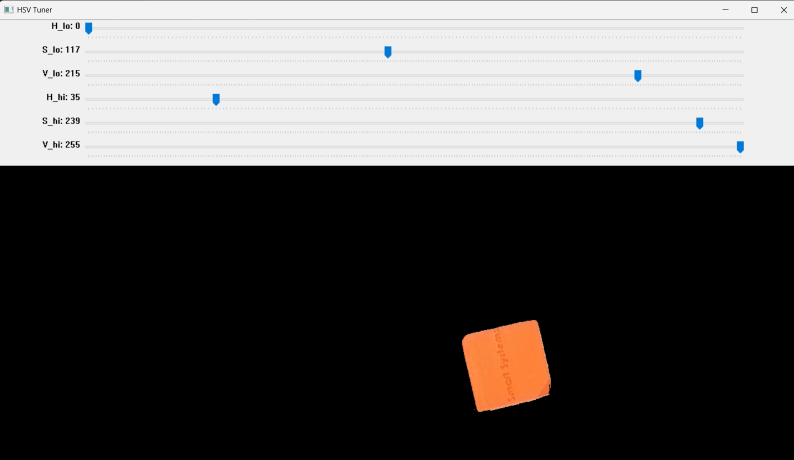
#> input picture portfolio_assets/software/AVR GP/Pre Trials/image.png, 1588 x 920 px, given in place of the camera (shown at 1/2 size)
$ python CV_Test-V2.py
#> lines starting #> are read from the running program, lines starting #| are printed output that depends on the picture; after the words box and inside, x2 and y2 are one past the last pixel; in counts of white or black regions, pixels touching at a corner belong together
import cv2
import numpy as np

# =========================
# Camera selection (External)
# =========================
EXTERNAL_CAMERA_INDEX = 1
AUTO_DETECT = True
BACKEND = cv2.CAP_MSMF

def list_working_cameras(max_index=8):
#> called with max_index = 8
    working = []
    for i in range(max_index):
        cap = cv2.VideoCapture(i, BACKEND)
        if cap.isOpened():
            ok, _ = cap.read()
            if ok:
                working.append(i)
        cap.release()
    return working

if AUTO_DETECT:
    cams = list_working_cameras(8)
    if not cams:
        print("❌ No camera found. Close Zoom/Teams/Chrome and try again.")
        raise SystemExit
    print("✅ Cameras indexes:", cams)
    cam_index = EXTERNAL_CAMERA_INDEX if EXTERNAL_CAMERA_INDEX in cams else cams[0]
else:
    cam_index = EXTERNAL_CAMERA_INDEX

cap = cv2.VideoCapture(cam_index, BACKEND)
if not cap.isOpened():
    print("❌ Cannot open camera index:", cam_index)
    raise SystemExit

# Set resolution (affects intrinsics if you calibrated at different res!)
W, H = 640, 480
cap.set(cv2.CAP_PROP_FRAME_WIDTH, W)
cap.set(cv2.CAP_PROP_FRAME_HEIGHT, H)

# =========================
# ORANGE segmentation
# =========================
lower_orange = np.array([5, 110, 110])
upper_orange = np.array([22, 255, 255])
kernel = cv2.getStructuringElement(cv2.MORPH_ELLIPSE, (7, 7))

# =========================
# 3D parameters (YOU MUST SET THESE)
# =========================
# 1) Real cube size (meters). Example: 5cm cube -> 0.05
CUBE_SIZE_M = 0.05

# 2) Camera intrinsics (pixels)
# If you don't have calibration:
# - Use the "Quick calibration" method below to estimate FX (and set FY=FX).
FX = 800.0
FY = 800.0

# Principal point (usually image center for a quick setup)
CX0 = W / 2.0
CY0 = H / 2.0

def estimate_xyz_from_center_and_size(cx, cy, pixel_size):
    """
    Approx depth using pinhole camera model:
      Z = fx * real_size / pixel_size
      X = (cx - cx0) * Z / fx
      Y = (cy - cy0) * Z / fy
    Returns meters in camera coordinates.
    """
    if pixel_size <= 1:
        return None

    Z = (FX * CUBE_SIZE_M) / float(pixel_size)
    X = ( (cx - CX0) * Z ) / FX
    Y = ( (cy - CY0) * Z ) / FY
    return (X, Y, Z)

print("✅ Running. Press q/Esc to exit.")

while True:
    ret, frame = cap.read()
#> frame is the input picture: shape (920, 1588, 3); mean B, G, R 86.4, 87.4, 89.2
    if not ret:
        break

    blurred = cv2.GaussianBlur(frame, (7, 7), 0)
    hsv = cv2.cvtColor(blurred, cv2.COLOR_BGR2HSV)
#> hsv: shape (920, 1588, 3); mean H, S, V 3.2, 3.8, 89.6

    mask = cv2.inRange(hsv, lower_orange, upper_orange)
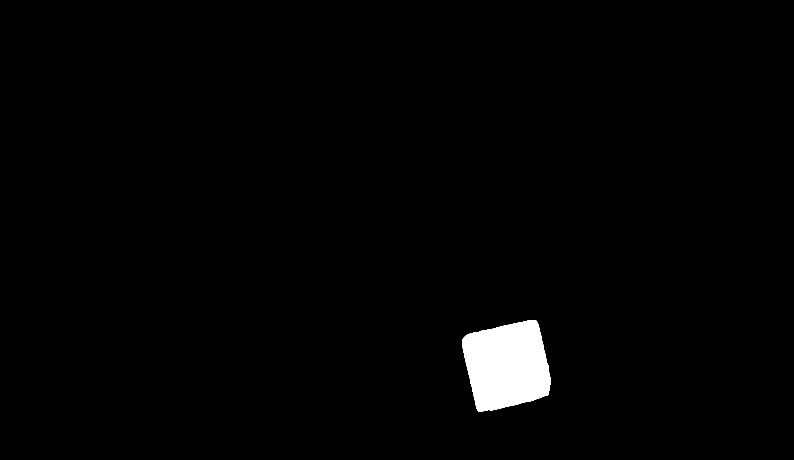
#> mask: shape (920, 1588) (shown at 1/2 size); 1.7% white; 1 white region, box (x1, y1, x2, y2) and area: (924, 640, 1102, 824) 24748
    mask = cv2.morphologyEx(mask, cv2.MORPH_OPEN, kernel, iterations=1)
#> mask: shape (920, 1588); 1.7% white; 1 white region, box (x1, y1, x2, y2) and area: (924, 640, 1102, 824) 24746
    mask = cv2.morphologyEx(mask, cv2.MORPH_CLOSE, kernel, iterations=2)

    contours, _ = cv2.findContours(mask, cv2.RETR_EXTERNAL, cv2.CHAIN_APPROX_SIMPLE)

    xyz = None

    if contours:
        c = max(contours, key=cv2.contourArea)
        area = cv2.contourArea(c)

        if area > 1500:
            # Rotated box (follows rotation)
            rect = cv2.minAreaRect(c)              # ((cx,cy),(rw,rh),angle)
            (cx, cy), (rw, rh), angle = rect

            # ✅ Red tracking point = EXACT center of the box
            cx_i, cy_i = int(cx), int(cy)
            cv2.circle(frame, (cx_i, cy_i), 8, (0, 0, 255), -1)
#> frame: shape (920, 1588, 3); 0.01% of pixels changed, all inside (x1, y1, x2, y2) = (1006, 723, 1023, 740)

            # Draw rotated box
            box = cv2.boxPoints(rect)
            box = np.intp(box)
            cv2.drawContours(frame, [box], 0, (0, 255, 0), 2)

            # Use a stable pixel size for depth:
            # since it's a cube, take the larger side in pixels
            pixel_size = max(rw, rh)

            xyz = estimate_xyz_from_center_and_size(cx, cy, pixel_size)

            # Show 2D info
            cv2.putText(frame, f"Center(px): ({cx_i},{cy_i}) angle:{angle:.1f}",
                        (10, 30), cv2.FONT_HERSHEY_SIMPLEX, 0.7, (0, 0, 255), 2)
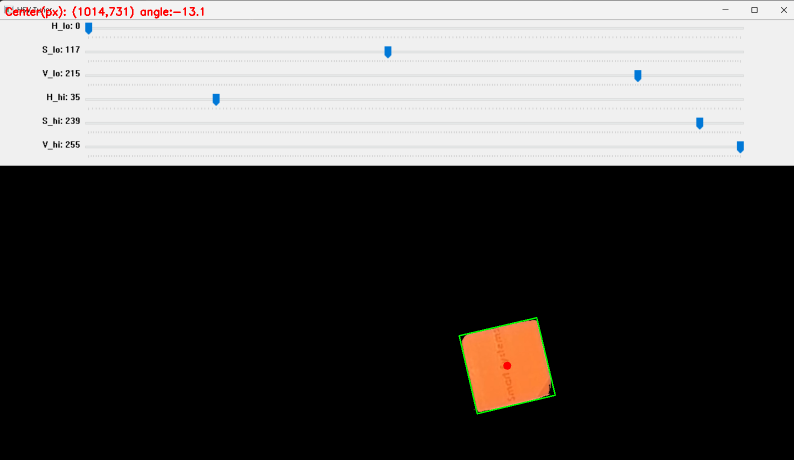
#> frame: shape (920, 1588, 3) (shown at 1/2 size); mean B, G, R 86, 87.3, 89.2

            # Show 3D info if available
            if xyz is not None:
                X, Y, Z = xyz
                cv2.putText(frame, f"XYZ(m): X={X:.3f}  Y={Y:.3f}  Z={Z:.3f}",
                            (10, 60), cv2.FONT_HERSHEY_SIMPLEX, 0.7, (255, 255, 255), 2)
#> frame: shape (920, 1588, 3); 0.17% of pixels changed, all inside (x1, y1, x2, y2) = (11, 42, 438, 67)

                # Also print to terminal (optional)
                # print(f"XYZ(m): {X:.4f}, {Y:.4f}, {Z:.4f}")

    cv2.imshow("Orange Cube Tracking (Center + XYZ)", frame)
    cv2.imshow("Mask", mask)

    key = cv2.waitKey(1) & 0xFF
#> (key q is pressed here)
    if key == ord('q') or key == 27:
        break

cap.release()
cv2.destroyAllWindows()
